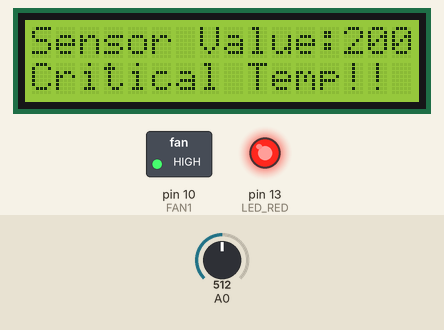
A sketch run on a simulated Arduino Uno, built with avr-gcc and run on an emulated ATmega328P. Parts: 16×2 character LCD, switched loads named in the sketch (green lamp = pin HIGH), output pins drawn as LEDs (lit = HIGH). Dashed ring = blinking. The test bench sets the inputs (shaded band); at power-on: A0 = 512. What the sketch prints to the serial monitor is not drawn.

Above: at 1.2 s.
1.3 s: A0 set to 165
At 2.5 s:
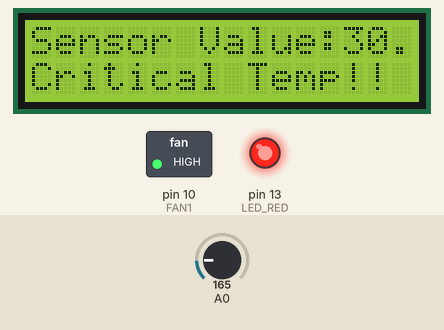
2.8 s: A0 set to 142
At 4.0 s:
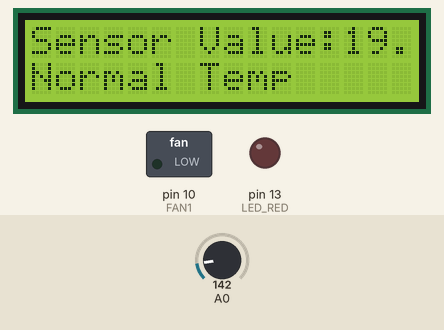
4.3 s: A0 set to 131
At 5.1 s:
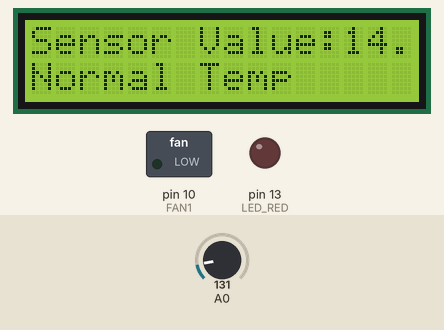
5.8 s: A0 set to 116
At 6.2 s:
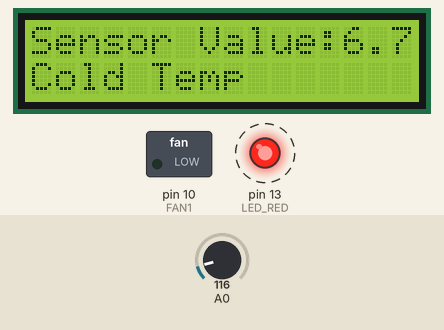
Timing chart, 0 to 9.8 s (numbered marks = the images above; inputs shaded):
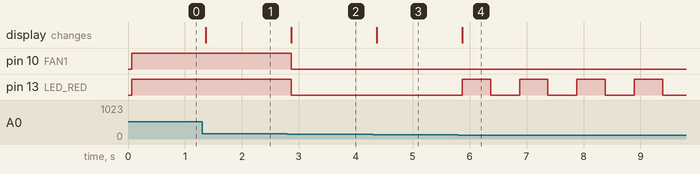

Measured:
- the behaviour switches between 154 and 153 on A0 (found by bisection; images 1 and 2)
- the behaviour switches between 123 and 122 on A0 (found by bisection; images 3 and 4)
- after the input at 1.3 s, the display: changes after 0.07 s (image 1)
- after the input at 2.8 s, pin 10 (FAN1), pin 13 (LED_RED): HIGH → LOW after 0.07 s; the display: changes after 0.07 s (image 2)
- after the input at 4.3 s, the display: changes after 0.07 s (image 3)
- after the input at 5.8 s, pin 13 (LED_RED): alternates HIGH for 0.50 s and LOW for 0.51 s, starting after 0.07 s; the display: changes after 0.07 s (image 4)

The sketch:

temp_lcd.ino
```cpp
#include <LiquidCrystal.h>
const int LED_RED = 13;
const int FAN1 = 10;
int seconds = 0;
LiquidCrystal lcd_1(12, 11, 5, 4, 3, 2);

int sensor_value;
float temperature;

void setup() {
  lcd_1.begin(16, 2);
  //lcd_1.print("hello world");
  pinMode(LED_RED, OUTPUT);
  pinMode(FAN1, OUTPUT);
  Serial.begin(9600);
}

void loop() {
  readTemperature();
  displayTemperature();
  handleTemperatureResponse();
}

void readTemperature() {
  sensor_value = analogRead(A0);
  temperature = (((sensor_value * 5.0 / 1023) - 0.5) * 100);
}

void displayTemperature() {
  Serial.print("Sensor value: ");
  Serial.println(temperature);
  lcd_1.setCursor(0, 0);
  lcd_1.print("Sensor Value:");
  lcd_1.print(temperature);
}

void handleTemperatureResponse() {
  if (temperature <= 10) {
    sendWarningMessage("Cold Temp       ");
    turnOffFan();
    blinkLed(LED_RED, 500);
  } else if (temperature >= 11 && temperature <= 25) {
    sendWarningMessage("Normal Temp     ");
    turnOffFan();
    turnOffLed(LED_RED);
  } else if (temperature >= 26){
    sendWarningMessage("Critical Temp!! ");
    turnOnFan();
    turnOnLed(LED_RED);
  }
}

void turnOffFan() {
  digitalWrite(FAN1, LOW);
}

void turnOnFan() {
  digitalWrite(FAN1, HIGH);
}

void blinkLed(int led, int delayTime) {
  digitalWrite(led, HIGH);
  delay(delayTime);
  digitalWrite(led, LOW);
  delay(delayTime);
}

void blinkFan(int fan, int delayTime) {
  digitalWrite(fan, HIGH);
  delay(delayTime);
  digitalWrite(fan, LOW);
}

void sendWarningMessage(const char* msg) {
  Serial.println(msg);
  lcd_1.setCursor(0, 1);
  lcd_1.print(msg);
}

void turnOnLed(int led) {
  digitalWrite(led, HIGH);
}

void turnOffLed(int led) {
  digitalWrite(led, LOW);
}
```
